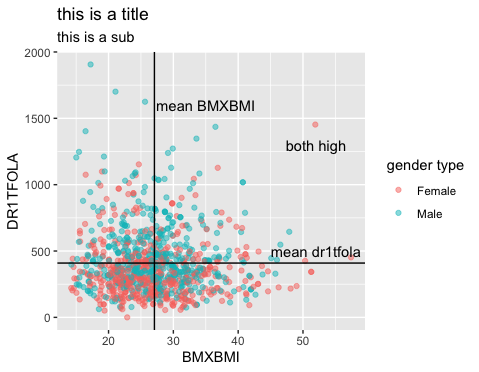

The script that drew this image:
## ggplot2 -- Annotation functions

ggplot(data=nhanes, mapping=aes(x=BMXBMI, y=DR1TFOLA, color=gender)) +
  geom_point(alpha=5/10) +
  
  # add annotation at each position with label
  annotate('text', label='both high', x = 52, y = 1300) +
  
  # add horizontal line with yintercept
  geom_hline(yintercept=mean(nhanes$DR1TFOLA)) + # horizontal line
  annotate('text', label='mean dr1tfola', x = 52, y = 500) +
  
  # add vertical line with xintercept
  geom_vline(xintercept=mean(nhanes$BMXBMI, na.rm=T)) +
  annotate('text', label='mean BMXBMI', x = 35, y = 1600) +
  
  # change the background of legend key ('Female' and 'Male') to blank
  theme(legend.key = element_blank()) +
  
  # without fill in geom, scale_color_discrete is used to change legend name
  scale_color_discrete(name='gender type') + 
  # add title and subtitle
  ggtitle('this is a title', subtitle = 'this is a sub')
